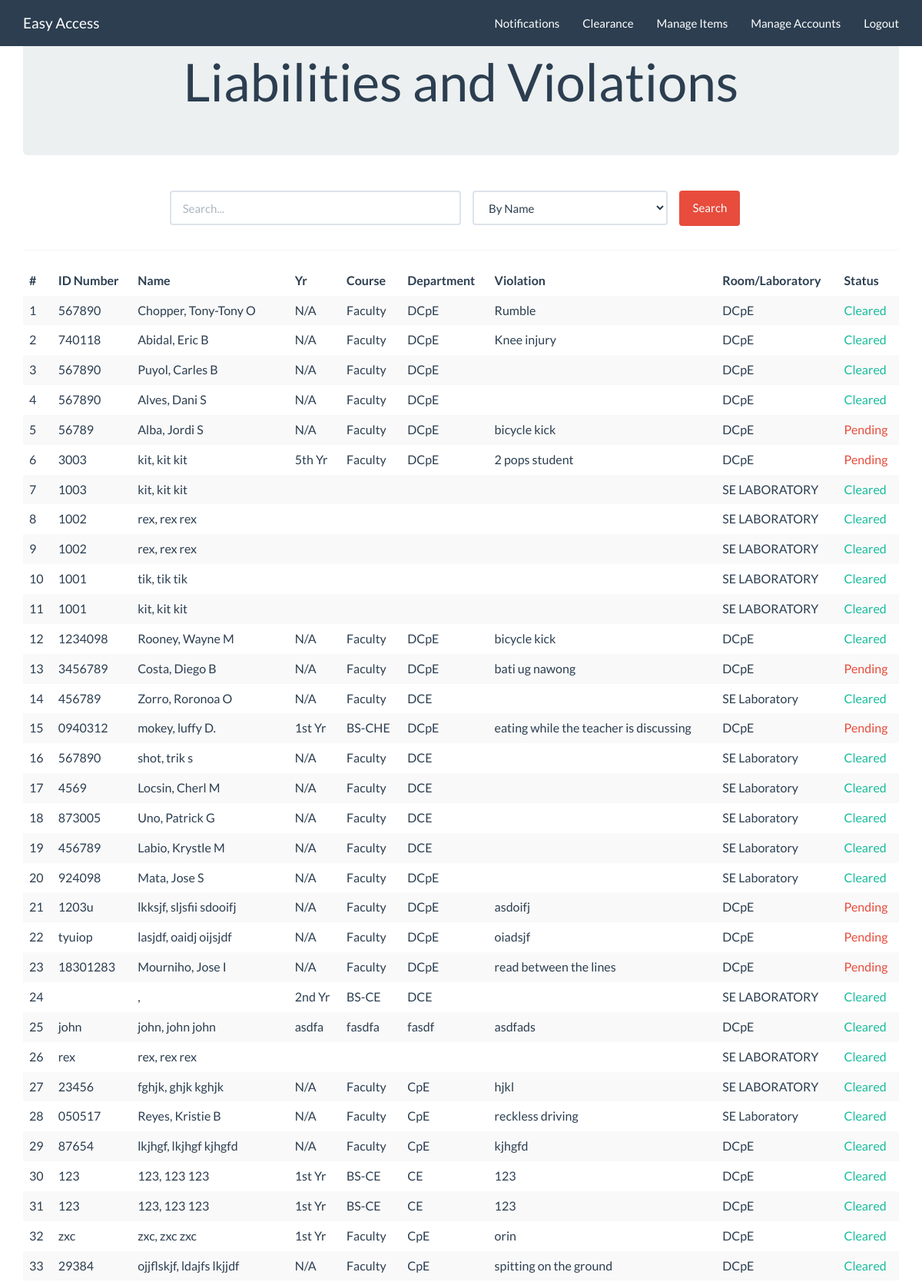
The app's page /index.php/c_clear/viewall (upper part) with its own data.
### tables this page shows
CREATE TABLE `student` (
  `id` int(11) NOT NULL,
  `u_id` varchar(45) NOT NULL,
  `lastname` varchar(45) NOT NULL,
  `name` varchar(45) NOT NULL,
  `middlename` varchar(45) NOT NULL,
  `year` varchar(11) NOT NULL,
  `course` varchar(45) NOT NULL,
  `department` varchar(45) NOT NULL,
  `violation` varchar(45) NOT NULL,
  `laboratory` varchar(45) NOT NULL,
  `status` varchar(45) NOT NULL,
  `dateviolate` timestamp NOT NULL DEFAULT CURRENT_TIMESTAMP
);

### application/controllers/c_clear.php (called while the page is built, shortened)
<?php
class c_clear extends CI_Controller {
	public function __construct()
	 {
				$this->load->view('admin/head');
				$this->load->view('templates/header');
		}
	public function viewall()
	{
		$data['x'] = $this->clearancedb->showvio('');
		$this->load->view('clearance/v_viewall',$data);
	}
}
?>

### index.php (called while the page is built, shortened)
<?php
require_once BASEPATH.'core/CodeIgniter.php';

### application/models/clearancedb.php (called while the page is built, shortened)
<?php
class clearancedb extends CI_Model {
        public function showvio($status)
        {
          $this->db->order_by('dateviolate','desc');
          if($status==""){
              $this->db->where('violation !=','Unreturned Item');
              $query = $this->db->get('student');
          }else{
              $this->db->where('status',$status);
              $query = $this->db->get('student');
          }
          $data = $query->result_array();
        return $data;
        }
}
?>

### application/views/clearance/v_viewall.php (the view)
<div class="container">
<div class="starter-template">
  <div class="jumbotron">
        <center><h1>Liabilities and Violations</h1>  </center>
    </div>
    <div class="panel">
        <div class="panel-body">
          <?php
          $attributes = array("class" => "form-horizontal", "role" => "form", "id" => "searchform", "name" => "searchform");
          echo form_open("", $attributes);?>
              <div class="form-group">
                  <div class="col-md-4 col-sm-offset-2" style="padding:0;">
                      <input class="form-control" id="name_search" name="name_search" placeholder="Search..." type="text" value="<?php echo set_value('name_search'); ?>" />
                  </div>
                  <div class="col-xs-3">
                            <?php
                              $data = array(
                                        'name'  => 'By Name',
                                        'u_id' => 'By ID number',
                                        'year'  => 'by Year Level',
                                        'course' => 'by Course',
                                        'department'  => 'by Department',
                                        'laboratory' => 'by Room/Laboratory',
                                        'status'  => 'by Status'
                              );
                              echo form_dropdown('searchBy',$data,set_value('searchBy'),'class="form-control"');
                            ?>
                  </div>
                  <div class="col-xs-2" style="padding:0;">
                    <input id="btn_search" name="btn_search" type="submit" class="btn btn-danger" value="Search"/>
                  </div>
              </div>
          <?php echo form_close(); ?>
          </div>
    </div>
          <?php if (!$x): ?>
              <h2 style="margin-top:50px;text-align:center">No Violations Found</h2>
          <?php else: ?>
            <div class="table-responsive">
              <table class="table table-striped">
                <thead>
                  <tr>
                    <th>#</th>
                    <th>ID Number</th>
                    <th>Name</th>
                    <th>Yr</th>
                    <th>Course</th>
                    <th>Department</th>
                    <th>Violation</th>
                    <th>Room/Laboratory</th>
                    <th>Status</th>
                  </tr>
                </thead>
                <tbody>
                <?php
                $c=1;
                foreach ($x as $row) {
                  if($row['status']=="Cleared")
                    $txt = "success";
                  else
                    $txt = "danger";
                echo "<tr>
                    <td>".$c."</td>
                    <td>".$row['u_id']."</td>
                    <td>".$row['lastname'].","." ".$row['name']." ".$row['middlename']."</td>
                    <td>".$row['year']."</td>
                    <td>".$row['course']."</td>
                    <td>".$row['department']."</td>
                    <td>".$row['violation']."</td>
                    <td>".$row['laboratory']."</td>
                    <td class='text-".$txt."'>".$row['status']."</td>
                  </tr>";
                  $c++;
                  }?>
                </tbody>
              </table>
            </div>
          <?php endif ?>
   </div>
</div>

### records on screen
student: u "567890", lastname "Chopper", name "Tony-Tony", middlename "O", year "N/A", course "Faculty", department "DCpE", violation "Rumble", laboratory "DCpE", status "Cleared"
student: u "740118", lastname "Abidal", name "Eric", middlename "B", year "N/A", course "Faculty", department "DCpE", violation "Knee injury", laboratory "DCpE", status "Cleared"
student: u "567890", lastname "Puyol", name "Carles", middlename "B", year "N/A", course "Faculty", department "DCpE", laboratory "DCpE", status "Cleared"
student: u "567890", lastname "Alves", name "Dani", middlename "S", year "N/A", course "Faculty", department "DCpE", laboratory "DCpE", status "Cleared"
student: u "56789", lastname "Alba", name "Jordi", middlename "S", year "N/A", course "Faculty", department "DCpE", violation "bicycle kick", laboratory "DCpE", status "Pending"
student: u "3003", lastname "kit", name "kit", middlename "kit", year "5th Yr", course "Faculty", department "DCpE", violation "2 pops student", laboratory "DCpE", status "Pending"
student: u "1003", lastname "kit", name "kit", middlename "kit", laboratory "SE LABORATORY", status "Cleared"
student: u "1002", lastname "rex", name "rex", middlename "rex", laboratory "SE LABORATORY", status "Cleared"
student: u "1002", lastname "rex", name "rex", middlename "rex", laboratory "SE LABORATORY", status "Cleared"
student: u "1001", lastname "tik", name "tik", middlename "tik", laboratory "SE LABORATORY", status "Cleared"
student: u "1001", lastname "kit", name "kit", middlename "kit", laboratory "SE LABORATORY", status "Cleared"
student: u "1234098", lastname "Rooney", name "Wayne", middlename "M", year "N/A", course "Faculty", department "DCpE", violation "bicycle kick", laboratory "DCpE", status "Cleared"
student: u "3456789", lastname "Costa", name "Diego", middlename "B", year "N/A", course "Faculty", department "DCpE", violation "bati ug nawong", laboratory "DCpE", status "Pending"
student: u "456789", lastname "Zorro", name "Roronoa", middlename "O", year "N/A", course "Faculty", department "DCE", laboratory "SE Laboratory", status "Cleared"
student: u "0940312", lastname "mokey", name "luffy", middlename "D.", year "1st Yr", course "BS-CHE", department "DCpE", violation "eating while the teacher is discussing", laboratory "DCpE", status "Pending"
student: u "567890", lastname "shot", name "trik", middlename "s", year "N/A", course "Faculty", department "DCE", laboratory "SE Laboratory", status "Cleared"
student: u "4569", lastname "Locsin", name "Cherl", middlename "M", year "N/A", course "Faculty", department "DCE", laboratory "SE Laboratory", status "Cleared"
student: u "873005", lastname "Uno", name "Patrick", middlename "G", year "N/A", course "Faculty", department "DCE", laboratory "SE Laboratory", status "Cleared"
student: u "456789", lastname "Labio", name "Krystle", middlename "M", year "N/A", course "Faculty", department "DCE", laboratory "SE Laboratory", status "Cleared"
student: u "924098", lastname "Mata", name "Jose", middlename "S", year "N/A", course "Faculty", department "DCpE", laboratory "SE Laboratory", status "Cleared"
student: u "1203u", lastname "lkksjf", name "sljsfii", middlename "sdooifj", year "N/A", course "Faculty", department "DCpE", violation "asdoifj", laboratory "DCpE", status "Pending"
student: u "tyuiop", lastname "lasjdf", name "oaidj", middlename "oijsjdf", year "N/A", course "Faculty", department "DCpE", violation "oiadsjf", laboratory "DCpE", status "Pending"
student: u "18301283", lastname "Mourniho", name "Jose", middlename "I", year "N/A", course "Faculty", department "DCpE", violation "read between the lines", laboratory "DCpE", status "Pending"
student: year "2nd Yr", course "BS-CE", department "DCE", laboratory "SE LABORATORY", status "Cleared"
student: u "john", lastname "john", name "john", middlename "john", year "asdfa", course "fasdfa", department "fasdf", violation "asdfads", laboratory "DCpE", status "Cleared"
student: u "rex", lastname "rex", name "rex", middlename "rex", laboratory "SE LABORATORY", status "Cleared"
student: u "23456", lastname "fghjk", name "ghjk", middlename "kghjk", year "N/A", course "Faculty", department "CpE", violation "hjkl", laboratory "SE LABORATORY", status "Cleared"
student: u "050517", lastname "Reyes", name "Kristie", middlename "B", year "N/A", course "Faculty", department "CpE", violation "reckless driving", laboratory "SE Laboratory", status "Cleared"
student: u "87654", lastname "lkjhgf", name "lkjhgf", middlename "kjhgfd", year "N/A", course "Faculty", department "CpE", violation "kjhgfd", laboratory "DCpE", status "Cleared"
student: u "123", lastname "123", name "123", middlename "123", year "1st Yr", course "BS-CE", department "CE", violation "123", laboratory "DCpE", status "Cleared"
student: u "123", lastname "123", name "123", middlename "123", year "1st Yr", course "BS-CE", department "CE", violation "123", laboratory "DCpE", status "Cleared"
student: u "zxc", lastname "zxc", name "zxc", middlename "zxc", year "1st Yr", course "Faculty", department "CpE", violation "orin", laboratory "DCpE", status "Cleared"
student: u "29384", lastname "ojjflskjf", name "ldajfs", middlename "lkjjdf", year "N/A", course "Faculty", department "CpE", violation "spitting on the ground", laboratory "DCpE", status "Cleared"

### other values on screen
anchor('account/index','Easy Access','class="navbar-brand"') "Easy Access"
anchor('c_clear/sVio', 'Clearance') "Clearance"
anchor('item_admin/ItemSearch','Manage Items') "Manage Items"
anchor('admin/sUser','Manage Accounts') "Manage Accounts"
